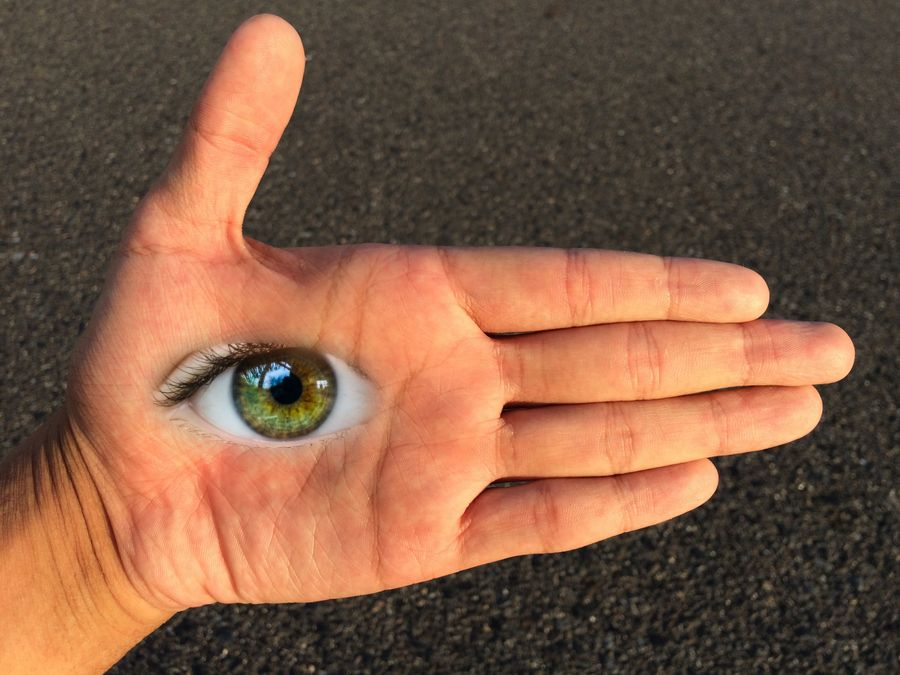
#> input picture code/results/blend_handeye.png, 900 x 675 px, given in place of facade.png, which was not available
$ python run_1_2_1_3.py
#> lines starting #> are read from the running program, lines starting #| are printed output that depends on the picture; pictures that were not available may be replaced by others from this repository, and a replacement may not be noted
### code/utils.py
"""Small helpers for loading, saving and showing images.

All images are handled as float32 NumPy arrays with values in [0, 1].
Color images have shape (H, W, 3) in RGB order; grayscale images have shape (H, W).
"""
import numpy as np
import cv2
import matplotlib.pyplot as plt


def load_image(path, gray=False):
    """Read an image file as a float32 array in [0, 1] (RGB, or grayscale if gray=True)."""
#> called with path = 'images/part1_filters/facade.png', gray = True
    flag = cv2.IMREAD_GRAYSCALE if gray else cv2.IMREAD_COLOR
    im = cv2.imread(str(path), flag)
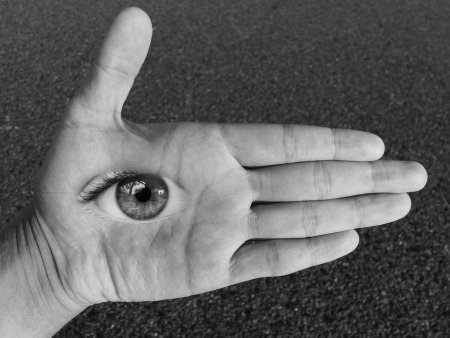
#> im: shape (675, 900) (shown at 1/2 size); min 2, max 234, mean 99.5
    if im is None:
        raise FileNotFoundError(f"Could not read image: {path}")
    if not gray:
        im = cv2.cvtColor(im, cv2.COLOR_BGR2RGB)
    return im.astype(np.float32) / 255.0


# [26 lines left out: functions save_image, show, not called in this run]

### code/conv.py
"""Part 1.1 - 2D convolution from scratch (our own implementation).

Conventions used everywhere in this project
-------------------------------------------
* Images are 2D float arrays (H, W). Color images are handled channel by channel
  by the caller.
* Filters ("kernels") are 2D arrays with ODD height and ODD width, so they have a
  well-defined center pixel.
* Output has the same shape as the input ("same" size) and is float64.
* True convolution: the kernel is flipped along both axes, then slid over the image
  and multiplied/summed (correlation with the flipped kernel).
"""
import numpy as np


def _check_inputs(image, kernel):
    """Convert to float64 arrays and validate shapes."""
    image = np.asarray(image, dtype=np.float64)
    kernel = np.asarray(kernel, dtype=np.float64)
    if image.ndim != 2:
        raise ValueError(f"image must be 2D (grayscale), got shape {image.shape}")
    if kernel.ndim != 2:
        raise ValueError(f"kernel must be 2D, got shape {kernel.shape}")
    kh, kw = kernel.shape
    if kh % 2 == 0 or kw % 2 == 0:
        raise ValueError(f"kernel height and width must be odd, got {kernel.shape}")
    return image, kernel


def pad_image(image, ph, pw, pad_mode="zeros"):
    """Pad `ph` rows on top/bottom and `pw` columns on left/right.

    pad_mode="zeros"   -> Part 1 (as the assignment asks)
    pad_mode="reflect" -> Parts 2 and 3 (np.pad(..., mode="reflect"))
    """
    widths = ((ph, ph), (pw, pw))
    if pad_mode == "zeros":
        return np.pad(image, widths, mode="constant", constant_values=0.0)
    if pad_mode == "reflect":
        return np.pad(image, widths, mode="reflect")
    raise ValueError(f"unknown pad_mode: {pad_mode!r}")


# [23 lines left out: function conv2d_loop, not called in this run]


def conv2d_vectorized(image, kernel, pad_mode="zeros"):
    """2D convolution with NO loop over pixels: one whole-image operation per filter entry.

    Each filter entry (u, v) contributes  flipped[u, v] * (image shifted by (u, v)).
    The shifted image is just the slice padded[u:u+H, v:v+W] (a view, no copying).
    """
    image, kernel = _check_inputs(image, kernel)
    H, W = image.shape
    kh, kw = kernel.shape
    ph, pw = kh // 2, kw // 2

    padded = pad_image(image, ph, pw, pad_mode)
    flipped = kernel[::-1, ::-1]

    out = np.zeros((H, W), dtype=np.float64)
    for u in range(kh):                  # loop over filter entries only
        for v in range(kw):
            out += flipped[u, v] * padded[u:u + H, v:v + W]
    return out


def separable_factors(kernel, tol=1e-10):
    """SVD rank-1 test.  Returns (col, row) with kernel ~= col @ row, or None if not rank 1.

    K = U diag(s) Vt.  K has rank 1 (up to rounding) when the second singular value is
    negligible compared to the first:  s[1] <= tol * s[0].
    col has shape (kh, 1) (vertical filter), row has shape (1, kw) (horizontal filter).
    """
    kernel = np.asarray(kernel, dtype=np.float64)
    U, s, Vt = np.linalg.svd(kernel)
    if s[0] == 0.0:                                   # all-zero kernel: trivially separable
        return np.zeros((kernel.shape[0], 1)), np.zeros((1, kernel.shape[1]))
    if len(s) > 1 and s[1] > tol * s[0]:
        return None
    scale = np.sqrt(s[0])                             # split the weight evenly between the two
    col = (U[:, 0] * scale).reshape(-1, 1)
    row = (Vt[0, :] * scale).reshape(1, -1)
    return col, row


def conv2d_separable(image, kernel, pad_mode="zeros", tol=1e-10):
    """Convolution that exploits separability when the kernel has rank 1.

    rank 1     : convolve with the column, then with the row   (kh + kw multiply-adds / pixel)
    otherwise  : fall back to conv2d_vectorized                 (kh * kw multiply-adds / pixel)
    """
    image, kernel = _check_inputs(image, kernel)
    factors = separable_factors(kernel, tol)
    if factors is None:
        return conv2d_vectorized(image, kernel, pad_mode)
    col, row = factors
    tmp = conv2d_vectorized(image, col, pad_mode)     # vertical pass
    return conv2d_vectorized(tmp, row, pad_mode)      # horizontal pass

### code/edges.py
"""Part 1.2 / 1.3 - finite differences, derivative-of-Gaussian, gradient magnitude, edges.

All filtering goes through OUR convolution (conv2d_separable, which falls back to the
vectorized version when a kernel is not rank 1).  Part 1 uses zero padding, as the
assignment asks; pad_mode can be changed for comparison.
"""
import numpy as np
from conv import conv2d_separable
from filters import DX, DY, gaussian_kernel, default_size


def gradient_from_filters(image, kx, ky, pad_mode="zeros"):
    """Filter the image with an x-filter and a y-filter; return (gx, gy, magnitude)."""
    gx = conv2d_separable(image, kx, pad_mode)
    gy = conv2d_separable(image, ky, pad_mode)
    return gx, gy, np.sqrt(gx ** 2 + gy ** 2)


def finite_difference_gradient(image, pad_mode="zeros"):
    """1.2: derivatives with Dx = [1 0 -1] and Dy = Dx^T."""
    return gradient_from_filters(image, DX, DY, pad_mode)


def dog_filters(sigma, size=None, pad_mode="zeros"):
    """1.3: filter the Gaussian kernel itself with Dx and Dy -> the two DoG filters.

    Same-size output (as in 1.1), so a size x size Gaussian gives size x size DoG filters.
    """
    size = default_size(sigma) if size is None else size
    G = gaussian_kernel(size, sigma)
    return conv2d_separable(G, DX, pad_mode), conv2d_separable(G, DY, pad_mode)


def dog_gradient(image, sigma, size=None, pad_mode="zeros"):
    """1.3: one convolution per direction with the DoG filters; returns (gx, gy, magnitude)."""
    dog_x, dog_y = dog_filters(sigma, size)
    return gradient_from_filters(image, dog_x, dog_y, pad_mode)


def threshold_edges(magnitude, threshold):
    """Binary edge image: True where the gradient magnitude exceeds the threshold."""
    return magnitude > threshold


# ---------------------------------------------------------------- display helpers
# These only build a COPY for display; the underlying float arrays are never changed.
def signed_for_display(d, scale=None):
    """Map a signed image to [0, 1] with ZERO at mid-gray (0.5): 0.5 + d / (2*scale)."""
    scale = np.abs(d).max() if scale is None else scale
    return np.clip(0.5 + 0.5 * d / scale, 0.0, 1.0)


def magnitude_for_display(m, scale=None):
    """Map a non-negative image to [0, 1] by dividing by `scale` (default: its maximum)."""
    scale = m.max() if scale is None else scale
    return np.clip(m / scale, 0.0, 1.0)

### code/filters.py
"""Small helpers that build filters (kernels). The filtering itself is done by conv.py."""
import numpy as np

# Finite-difference filters of 1.2.  Dx is a 1x3 row, Dy = Dx^T is a 3x1 column.
DX = np.array([[1.0, 0.0, -1.0]])
DY = DX.T


def gaussian_kernel_1d(size, sigma):
    """Normalized 1D Gaussian with an odd number of taps, centered on the middle tap."""
    if size % 2 == 0:
        raise ValueError("size must be odd")
    x = np.arange(size) - size // 2
    g = np.exp(-(x ** 2) / (2.0 * sigma ** 2))
    return g / g.sum()


def gaussian_kernel(size, sigma):
    """Normalized 2D Gaussian (size x size, sums to 1) = outer product of two 1D Gaussians."""
    g = gaussian_kernel_1d(size, sigma)
    return np.outer(g, g)


def default_size(sigma):
    """Odd kernel size covering +-3 sigma: 2*ceil(3*sigma)+1."""
    return 2 * int(np.ceil(3 * sigma)) + 1

### code/run_1_2_1_3.py
"""Part 1.2 and 1.3: produce all figures and the numbers quoted in the report."""
import os
import numpy as np
import matplotlib; matplotlib.use("Agg")
import matplotlib.pyplot as plt
from utils import load_image
from paths import IMAGES, RESULTS
from conv import separable_factors
from filters import default_size
from edges import (finite_difference_gradient, dog_gradient, dog_filters, threshold_edges,
                   signed_for_display, magnitude_for_display)

IMG = f"{IMAGES}/part1_filters/facade.png"
OUT = RESULTS
SIGMA, T12, T13 = 2, 0.25, 0.08                     # chosen parameters (see report text)
os.makedirs(OUT, exist_ok=True)

img = load_image(IMG, gray=True)                     # float32 in [0,1], shape (670, 736)
print(f"image: part1_filters/facade.png  shape={img.shape}")
#| image: part1_filters/facade.png  shape=(675, 900)


def panel(ax, im, title, binary=False):
    ax.imshow(im, cmap="gray", vmin=0, vmax=1, interpolation="nearest" if binary else "antialiased")
    ax.set_title(title, fontsize=11)
    if binary:      # colored outline: a white frame line must not vanish into the white page background
        ax.set_xticks([]); ax.set_yticks([])
        for sp in ax.spines.values():
            sp.set_edgecolor("tab:red"); sp.set_linewidth(1.5)
    else:
        ax.axis("off")


def four_maps(gx, gy, mag, edges, name, labels):
    interior = (slice(12, -12), slice(12, -12))      # display scale ignores the frame artifact
    s_d = np.percentile(np.abs(np.concatenate([gx[interior].ravel(), gy[interior].ravel()])), 99.5)
    s_m = np.percentile(mag[interior], 99.5)
    fig, ax = plt.subplots(1, 4, figsize=(18, 4.9))
    panel(ax[0], signed_for_display(gx, s_d), labels[0])
    panel(ax[1], signed_for_display(gy, s_d), labels[1])
    panel(ax[2], magnitude_for_display(mag, s_m), labels[2])
    panel(ax[3], edges.astype(float), labels[3], binary=True)
    plt.tight_layout(); plt.savefig(f"{OUT}/{name}", dpi=110); plt.close(fig)
    return s_d, s_m


# ------------------------------------------------------------------ 1.2
gx, gy, mag = finite_difference_gradient(img)                       # zero padding (Part 1 rule)
#> in conv2d_separable, `image, kernel = _check_inputs(image, kernel)`: kernel = [[1, 0, -1]]
#> in separable_factors, `U, s, Vt = np.linalg.svd(kernel)`: U = [-1]; s = [1.41]; Vt = [[-0.707, 0, 0.707], [0, 1, 0], [0.707, 0, 0.707]]
#> in separable_factors, `scale = np.sqrt(s[0])`: scale = 1.19
#> in separable_factors, `col = (U[:, 0] * scale).reshape(-1, 1)`: col = [-1.19]
#> in separable_factors, `row = (Vt[0, :] * scale).reshape(1, -1)`: row = [[-0.841, 0, 0.841]]
#> in conv2d_separable, `factors = separable_factors(kernel, tol)`: factors = ([-1.19], [[-0.841, 0, 0.841]])
#> in conv2d_separable, `col, row = factors`: col = [-1.19]; row = [[-0.841, 0, 0.841]]
#> in conv2d_vectorized, `image, kernel = _check_inputs(image, kernel)`: kernel = [-1.19]
edges12 = threshold_edges(mag, T12)
#> in threshold_edges, `return magnitude > threshold`:
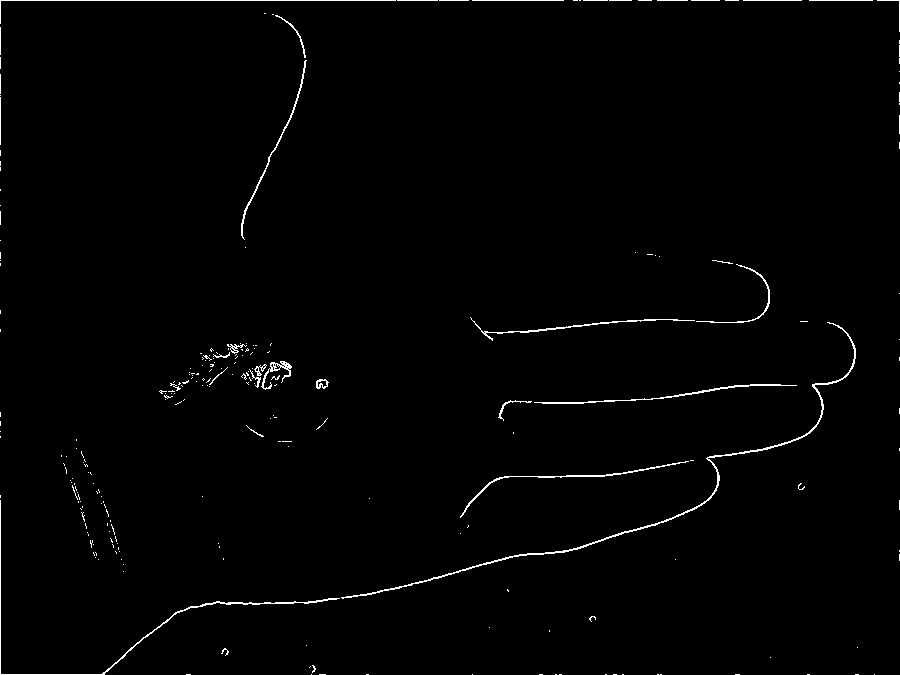
#> returned value: shape (675, 900) bool; 1.1% white in thin lines or dots
s_d, s_m = four_maps(gx, gy, mag, edges12, "fig_1_2_maps.png",
                     ["dI/dx  (gray = 0)", "dI/dy  (gray = 0)", "gradient magnitude", f"edges, t = {T12}"])
#> in four_maps, `s_d = np.percentile(np.abs(np.concatenate([gx[interior].ravel(), gy[in..`: s_d = 0.235
#> in four_maps, `s_m = np.percentile(mag[interior], 99.5)`: s_m = 0.359
#> in signed_for_display, `scale = np.abs(d).max() if scale is None else scale`: scale = 0.235
#> in magnitude_for_display, `scale = m.max() if scale is None else scale`: scale = 0.359
#> s_d = 0.235; s_m = 0.359
inner = (slice(2, -2), slice(2, -2))
print("\n[1.2] finite differences, zero padding")
print(f"  gx range [{gx.min():.3f}, {gx.max():.3f}]  gy range [{gy.min():.3f}, {gy.max():.3f}]  mag max {mag.max():.3f}")
#|   gx range [-0.714, 0.737]  gy range [-0.765, 0.576]  mag max 1.040
print(f"  display scale: derivatives +-{s_d:.3f} (99.5th pct of interior |g|), magnitude 0..{s_m:.3f}; arrays not modified")
#|   display scale: derivatives +-0.235 (99.5th pct of interior |g|), magnitude 0..0.359; arrays not modified
print(f"  threshold {T12}: {100*edges12.mean():.1f}% of all pixels, {100*edges12[inner].mean():.1f}% of interior pixels are edges")
#|   threshold 0.25: 1.1% of all pixels, 0.8% of interior pixels are edges
robust = np.median(np.abs(gx[inner] - np.median(gx[inner]))) * 1.4826
#> robust = 0.0233
print(f"  robust noise level of gx (MAD): {robust:.3f}  -> threshold is {T12/robust:.1f} x that level")
#|   robust noise level of gx (MAD): 0.023  -> threshold is 10.7 x that level

# frame artifact: zero vs reflect
gxr, gyr, magr = finite_difference_gradient(img, pad_mode="reflect")
#> in conv2d_vectorized (call 6), `image, kernel = _check_inputs(image, kernel)`: kernel = [[-0.841, 0, 0.841]]
#> in conv2d_vectorized (call 6), `flipped = kernel[::-1, ::-1]`: flipped = [[0.841, 0, -0.841]]
#> after the loop in conv2d_vectorized (call 6), `for u in range(kh):`:
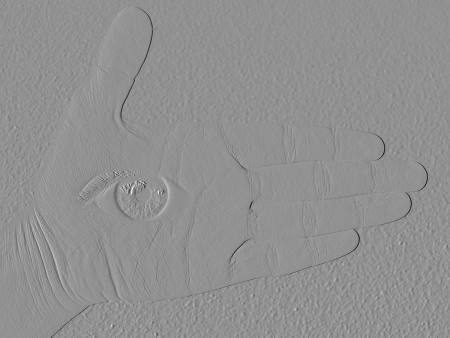
#> out: shape (675, 900) float64 (shown at 1/2 size); min -0.714, max 0.541, mean -0.000279; drawn with min black and max white
edges12r = threshold_edges(magr, T12)
border = np.zeros(img.shape, bool); border[0] = border[-1] = True; border[:, 0] = border[:, -1] = True
print(f"  frame: mean magnitude on the 1-px border = {mag[border].mean():.3f} (zero pad) vs {magr[border].mean():.3f} (reflect); "
      f"interior {mag[inner].mean():.3f}")
#|   frame: mean magnitude on the 1-px border = 0.260 (zero pad) vs 0.023 (reflect); interior 0.038
print(f"         border pixels flagged as edges: {100*edges12[border].mean():.1f}% (zero pad) vs {100*edges12r[border].mean():.1f}% (reflect)")
#|          border pixels flagged as edges: 47.8% (zero pad) vs 0.1% (reflect)
print(f"         top row: corr(magnitude, image brightness) = {np.corrcoef(mag[0, 1:-1], img[0, 1:-1])[0,1]:.2f}")
#|          top row: corr(magnitude, image brightness) = 0.88
fig, ax = plt.subplots(1, 3, figsize=(15, 5.2))
c = (slice(0, 110), slice(0, 110))
panel(ax[0], img[c], "image, top-left corner (110x110)")
panel(ax[1], edges12[c].astype(float), "edges, zero padding", binary=True)
panel(ax[2], edges12r[c].astype(float), "edges, reflect padding", binary=True)
plt.tight_layout(); plt.savefig(f"{OUT}/fig_1_2_frame_corner.png", dpi=110); plt.close(fig)

# threshold sweep (justification)
ths12, ths13 = [0.15, 0.25, 0.35, 0.45], [0.05, 0.08, 0.11, 0.15]
gx3, gy3, mag3 = dog_gradient(img, SIGMA)                            # computed here for the sweep too
inner_sweep = (slice(12, -12), slice(12, -12))
print("\nTHRESHOLD SWEEP (share of pixels flagged as edges: whole image / interior)")
for t in ths12:
    e = threshold_edges(mag, t); print(f"  1.2  t={t:.2f}: {100 * e.mean():5.1f}% / {100 * e[inner_sweep].mean():5.1f}%")
#> this loop made 4 passes
#|   1.2  t=0.15:   2.4% /   2.1%
#|   1.2  t=0.25:   1.1% /   0.9%
#> (further printed lines are left out)
for t in ths13:
    e = threshold_edges(mag3, t); print(f"  1.3  t={t:.2f}: {100 * e.mean():5.1f}% / {100 * e[inner_sweep].mean():5.1f}%")
fig, ax = plt.subplots(2, 4, figsize=(16, 9.2))
for j, t in enumerate(ths12):
    panel(ax[0, j], threshold_edges(mag, t).astype(float), f"1.2   t = {t}", True)
for j, t in enumerate(ths13):
    panel(ax[1, j], threshold_edges(mag3, t).astype(float), f"1.3 (sigma={SIGMA})   t = {t}", True)
plt.tight_layout(); plt.savefig(f"{OUT}/fig_1_threshold_sweep.png", dpi=90); plt.close(fig)

# ------------------------------------------------------------------ 1.3
n = default_size(SIGMA)
dog_x, dog_y = dog_filters(SIGMA)
fx, fy = separable_factors(dog_x), separable_factors(dog_y)
print(f"\n[1.3] DoG, sigma = {SIGMA}, filter size {n}x{n}")
print(f"  DoG_x: min {dog_x.min():.4f} max {dog_x.max():.4f} sum {dog_x.sum():.1e}; rank-1 (separable): {fx is not None}")
print(f"  DoG_y == DoG_x^T: {np.allclose(dog_y, dog_x.T)}")
s = np.abs(dog_x).max()
fig, ax = plt.subplots(1, 2, figsize=(9, 4.6))
for a, f, t in [(ax[0], dog_x, f"DoG in x, sigma = {SIGMA}"), (ax[1], dog_y, f"DoG in y, sigma = {SIGMA}")]:
    a.imshow(signed_for_display(f, s), cmap="gray", vmin=0, vmax=1, interpolation="nearest")
    a.set_title(t); a.axis("off")
plt.tight_layout(); plt.savefig(f"{OUT}/fig_1_3_dog_filters.png", dpi=110); plt.close(fig)

edges13 = threshold_edges(mag3, T13)
s_d3, s_m3 = four_maps(gx3, gy3, mag3, edges13, "fig_1_3_maps.png",
                       [f"DoG dI/dx  (sigma={SIGMA})", f"DoG dI/dy  (sigma={SIGMA})", "gradient magnitude", f"edges, t = {T13}"])
#> in signed_for_display (call 6), `return np.clip(0.5 + 0.5 * d / scale, 0.0, 1.0)`:
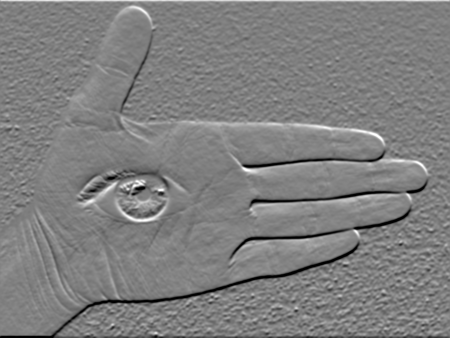
#> returned value: shape (675, 900) float64 (shown at 1/2 size); min 0, max 1, mean 0.501
#> s_d3 = 0.135; s_m3 = 0.17
inner3 = (slice(10, -10), slice(10, -10))
print(f"  gx range [{gx3.min():.3f}, {gx3.max():.3f}]  mag max {mag3.max():.3f}")
#|   gx range [-0.237, 0.274]  mag max 0.282
print(f"  display scale: derivatives +-{s_d3:.3f}, magnitude 0..{s_m3:.3f}")
#|   display scale: derivatives +-0.135, magnitude 0..0.170
print(f"  threshold {T13}: {100*edges13.mean():.1f}% of all pixels, {100*edges13[inner3].mean():.1f}% of interior pixels are edges")
#|   threshold 0.08: 3.2% of all pixels, 2.8% of interior pixels are edges
print(f"  1.2 threshold {T12} keeps {100*edges12[inner3].mean():.1f}% of the same interior region (similar density -> fair comparison)")
#|   1.2 threshold 0.25 keeps 0.9% of the same interior region (similar density -> fair comparison)
robust3 = np.median(np.abs(gx3[inner3] - np.median(gx3[inner3]))) * 1.4826
#> robust3 = 0.0105
print(f"  robust noise level of DoG gx (MAD): {robust3:.3f}  (finite difference: {robust:.3f})")
#|   robust noise level of DoG gx (MAD): 0.011  (finite difference: 0.023)

# how much does the DoG shrink noise?  (one real number from the actual photo)
print(f"  magnitude 99th percentile (interior): 1.2 = {np.percentile(mag[inner3],99):.3f}, DoG = {np.percentile(mag3[inner3],99):.3f}")
#|   magnitude 99th percentile (interior): 1.2 = 0.228, DoG = 0.143

# frame width for each operator, from a constant image (any response is purely the padding artifact)
const = np.full((80, 80), 0.6)
_, _, c12 = finite_difference_gradient(const)
_, _, c13 = dog_gradient(const, SIGMA)
w12 = int((c12[40] > 1e-6).sum() // 2); w13 = int((c13[40] > 1e-6).sum() // 2)
print(f"  frame band width on a constant image: 1.2 -> {w12} px per side, DoG -> {w13} px per side (the {n}x{n} filter reaches {n // 2} px)")

# side by side crop
r, cc = slice(250, 450), slice(230, 430)
fig, ax = plt.subplots(2, 3, figsize=(15, 10))
panel(ax[0, 0], img[r, cc], "image crop (200x200)")
panel(ax[0, 1], magnitude_for_display(mag, s_m)[r, cc], "magnitude 1.2")
panel(ax[0, 2], magnitude_for_display(mag3, s_m3)[r, cc], f"magnitude DoG sigma={SIGMA}")
panel(ax[1, 0], img[r, cc] * 0 + 1, "")
ax[1, 0].axis("off")
panel(ax[1, 1], edges12[r, cc].astype(float), f"edges 1.2 (t={T12})", True)
panel(ax[1, 2], edges13[r, cc].astype(float), f"edges DoG (t={T13})", True)
plt.tight_layout(); plt.savefig(f"{OUT}/fig_1_2_vs_1_3_crop.png", dpi=90); plt.close(fig)
#> after `plt.tight_layout()`:
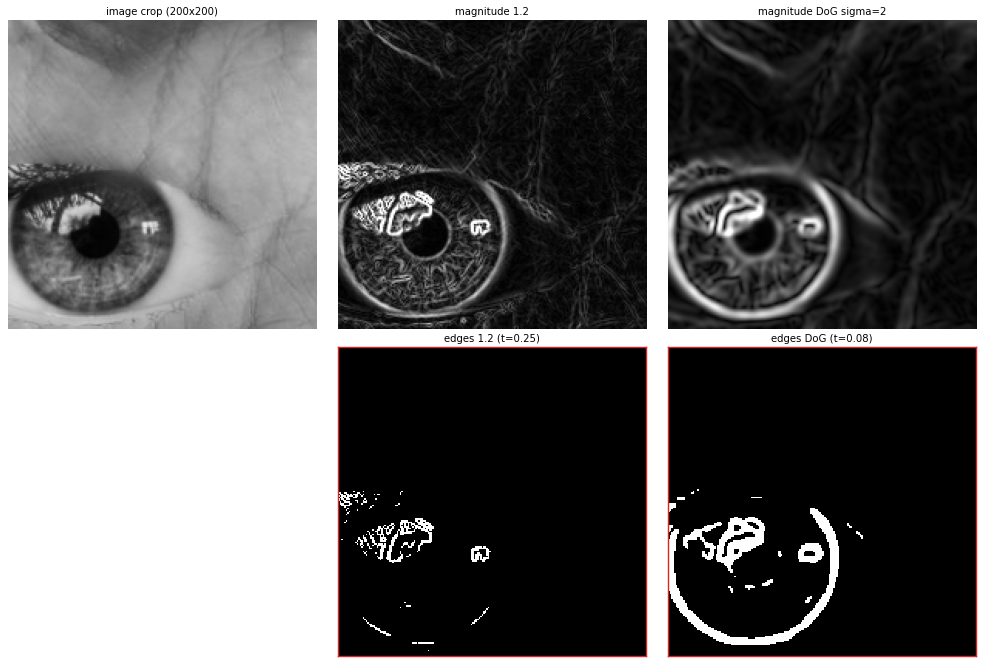
#> figure drawn by matplotlib, 6 panels

np.save(f"{OUT}/mag_1_2.npy", mag); np.save(f"{OUT}/mag_1_3.npy", mag3)
print("\nfigures written to results/")
